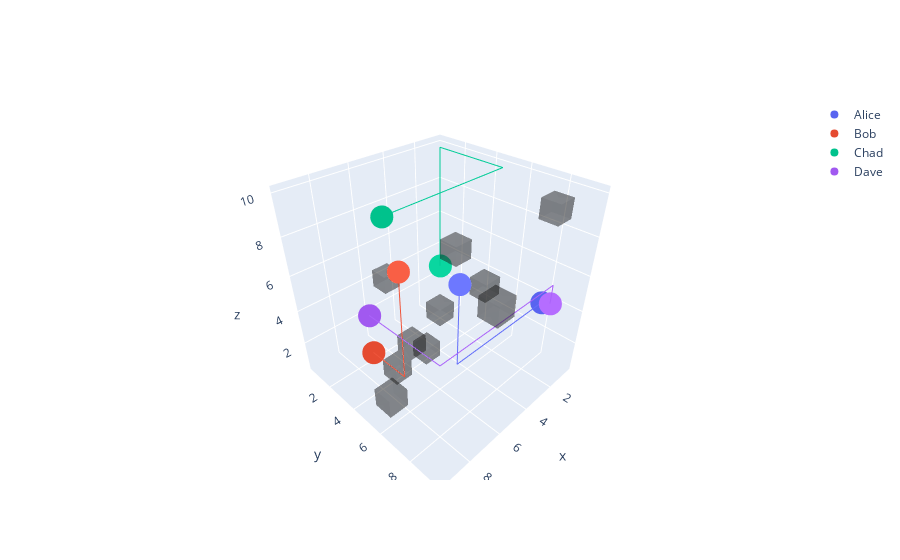

Source (notebook cell):
### Code cell
envs[2].visualize(model='gpt-4o')

### Figure 1 — Plotly figure (JSON) as saved in the notebook; plotly's stock layout.template omitted (floating-point values rounded to 4 significant figures)
{"data": [{"alphahull": 1, "color": "rgba(25,25,25,0.3)", "flatshading": true, "lighting": {"diffuse": 0.1, "roughness": 0.5, "specular": 2}, "type": "mesh3d", "x": [3.5, 3.5, 4.5, 4.5, 3.5, 3.5, 4.5, 4.5], "y": [3.5, 3.5, 3.5, 3.5, 4.5, 4.5, 4.5, 4.5], "z": [2.5, 3.5, 2.5, 3.5, 2.5, 3.5, 2.5, 3.5]}, {"alphahull": 1, "color": "rgba(25,25,25,0.3)", "flatshading": true, "lighting": {"diffuse": 0.1, "roughness": 0.5, "specular": 2}, "type": "mesh3d", "x": [4.5, 4.5, 5.5, 5.5, 4.5, 4.5, 5.5, 5.5], "y": [3.5, 3.5, 3.5, 3.5, 4.5, 4.5, 4.5, 4.5], "z": [0.5, 1.5, 0.5, 1.5, 0.5, 1.5, 0.5, 1.5]}, {"alphahull": 1, "color": "rgba(25,25,25,0.3)", "flatshading": true, "lighting": {"diffuse": 0.1, "roughness": 0.5, "specular": 2}, "type": "mesh3d", "x": [0.5, 0.5, 1.5, 1.5, 0.5, 0.5, 1.5, 1.5], "y": [7.5, 7.5, 7.5, 7.5, 8.5, 8.5, 8.5, 8.5], "z": [8.5, 9.5, 8.5, 9.5, 8.5, 9.5, 8.5, 9.5]}, {"alphahull": 1, "color": "rgba(25,25,25,0.3)", "flatshading": true, "lighting": {"diffuse": 0.1, "roughness": 0.5, "specular": 2}, "type": "mesh3d", "x": [4.5, 4.5, 5.5, 5.5, 4.5, 4.5, 5.5, 5.5], "y": [0.5, 0.5, 0.5, 0.5, 1.5, 1.5, 1.5, 1.5], "z": [3.5, 4.5, 3.5, 4.5, 3.5, 4.5, 3.5, 4.5]}, {"alphahull": 1, "color": "rgba(25,25,25,0.3)", "flatshading": true, "lighting": {"diffuse": 0.1, "roughness": 0.5, "specular": 2}, "type": "mesh3d", "x": [5.5, 5.5, 6.5, 6.5, 5.5, 5.5, 6.5, 6.5], "y": [8.5, 8.5, 8.5, 8.5, 9.5, 9.5, 9.5, 9.5], "z": [6.5, 7.5, 6.5, 7.5, 6.5, 7.5, 6.5, 7.5]}, {"alphahull": 1, "color": "rgba(25,25,25,0.3)", "flatshading": true, "lighting": {"diffuse": 0.1, "roughness": 0.5, "specular": 2}, "type": "mesh3d", "x": [2.5, 2.5, 3.5, 3.5, 2.5, 2.5, 3.5, 3.5], "y": [5.5, 5.5, 5.5, 5.5, 6.5, 6.5, 6.5, 6.5], "z": [4.5, 5.5, 4.5, 5.5, 4.5, 5.5, 4.5, 5.5]}, {"alphahull": 1, "color": "rgba(25,25,25,0.3)", "flatshading": true, "lighting": {"diffuse": 0.1, "roughness": 0.5, "specular": 2}, "type": "mesh3d", "x": [8.5, 8.5, 9.5, 9.5, 8.5, 8.5, 9.5, 9.5], "y": [5.5, 5.5, 5.5, 5.5, 6.5, 6.5, 6.5, 6.5], "z": [1.5, 2.5, 1.5, 2.5, 1.5, 2.5, 1.5, 2.5]}, {"alphahull": 1, "color": "rgba(25,25,25,0.3)", "flatshading": true, "lighting": {"diffuse": 0.1, "roughness": 0.5, "specular": 2}, "type": "mesh3d", "x": [5.5, 5.5, 6.5, 6.5, 5.5, 5.5, 6.5, 6.5], "y": [3.5, 3.5, 3.5, 3.5, 4.5, 4.5, 4.5, 4.5], "z": [1.5, 2.5, 1.5, 2.5, 1.5, 2.5, 1.5, 2.5]}, {"alphahull": 1, "color": "rgba(25,25,25,0.3)", "flatshading": true, "lighting": {"diffuse": 0.1, "roughness": 0.5, "specular": 2}, "type": "mesh3d", "x": [6.5, 6.5, 7.5, 7.5, 6.5, 6.5, 7.5, 7.5], "y": [3.5, 3.5, 3.5, 3.5, 4.5, 4.5, 4.5, 4.5], "z": [0.5, 1.5, 0.5, 1.5, 0.5, 1.5, 0.5, 1.5]}, {"alphahull": 1, "color": "rgba(25,25,25,0.3)", "flatshading": true, "lighting": {"diffuse": 0.1, "roughness": 0.5, "specular": 2}, "type": "mesh3d", "x": [3.5, 3.5, 4.5, 4.5, 3.5, 3.5, 4.5, 4.5], "y": [4.5, 4.5, 4.5, 4.5, 5.5, 5.5, 5.5, 5.5], "z": [6.5, 7.5, 6.5, 7.5, 6.5, 7.5, 6.5, 7.5]}, {"marker": {"color": "rgba(89.0,100.0,240.0,1)"}, "mode": "markers", "name": "Alice", "type": "scatter3d", "x": [1], "y": [8], "z": [4]}, {"line": {"color": "rgba(99.0,110.0,250.0,1)"}, "mode": "lines", "showlegend": false, "type": "scatter3d", "x": [1, 1, 2, 3, 4, 5, 6, 7, 7, 7, 7, 7, 7], "y": [8, 8, 8, 8, 8, 8, 8, 8, 8, 8, 8, 8, 8], "z": [4, 4, 4, 4, 4, 4, 4, 4, 5, 6, 7, 8, 8]}, {"marker": {"color": "rgba(109.0,120.0,255,1)"}, "mode": "markers", "showlegend": false, "type": "scatter3d", "x": [7], "y": [8], "z": [8]}, {"marker": {"color": "rgba(229.0,75.0,49.0,1)"}, "mode": "markers", "name": "Bob", "type": "scatter3d", "x": [9], "y": [5], "z": [4]}, {"line": {"color": "rgba(239.0,85.0,59.0,1)"}, "mode": "lines", "showlegend": false, "type": "scatter3d", "x": [9, 9, 9, 9, 9, 9, 9, 9, 9, 9], "y": [5, 5, 6, 7, 7, 7, 7, 7, 7, 7], "z": [4, 4, 4, 4, 5, 6, 7, 8, 9, 9]}, {"marker": {"color": "rgba(249.0,95.0,69.0,1)"}, "mode": "markers", "showlegend": false, "type": "scatter3d", "x": [9], "y": [7], "z": [9]}, {"marker": {"color": "rgba(0,194.0,140.0,1)"}, "mode": "markers", "name": "Chad", "type": "scatter3d", "x": [8], "y": [5], "z": [10]}, {"line": {"color": "rgba(0.0,204.0,150.0,1)"}, "mode": "lines", "showlegend": false, "type": "scatter3d", "x": [8, 8, 7, 6, 5, 4, 3, 2, 1, 1, 1, 1, 1, 1, 1, 1, 1, 1, 1, 1, 1], "y": [5, 5, 5, 5, 5, 5, 5, 5, 5, 4, 3, 2, 1, 1, 1, 1, 1, 1, 1, 1, 1], "z": [10, 10, 10, 10, 10, 10, 10, 10, 10, 10, 10, 10, 10, 9, 8, 7, 6, 5, 4, 3, 3]}, {"marker": {"color": "rgba(10.0,214.0,160.0,1)"}, "mode": "markers", "showlegend": false, "type": "scatter3d", "x": [1], "y": [1], "z": [3]}, {"marker": {"color": "rgba(161.0,89.0,240.0,1)"}, "mode": "markers", "name": "Dave", "type": "scatter3d", "x": [9], "y": [5], "z": [6]}, {"line": {"color": "rgba(171.0,99.0,250.0,1)"}, "mode": "lines", "showlegend": false, "type": "scatter3d", "x": [9, 9, 9, 9, 9, 9, 8, 7, 6, 5, 4, 3, 2, 2, 2], "y": [5, 5, 6, 7, 8, 9, 9, 9, 9, 9, 9, 9, 9, 9, 9], "z": [6, 6, 6, 6, 6, 6, 6, 6, 6, 6, 6, 6, 6, 5, 5]}, {"marker": {"color": "rgba(181.0,109.0,255,1)"}, "mode": "markers", "showlegend": false, "type": "scatter3d", "x": [2], "y": [9], "z": [5]}], "layout": {}}
